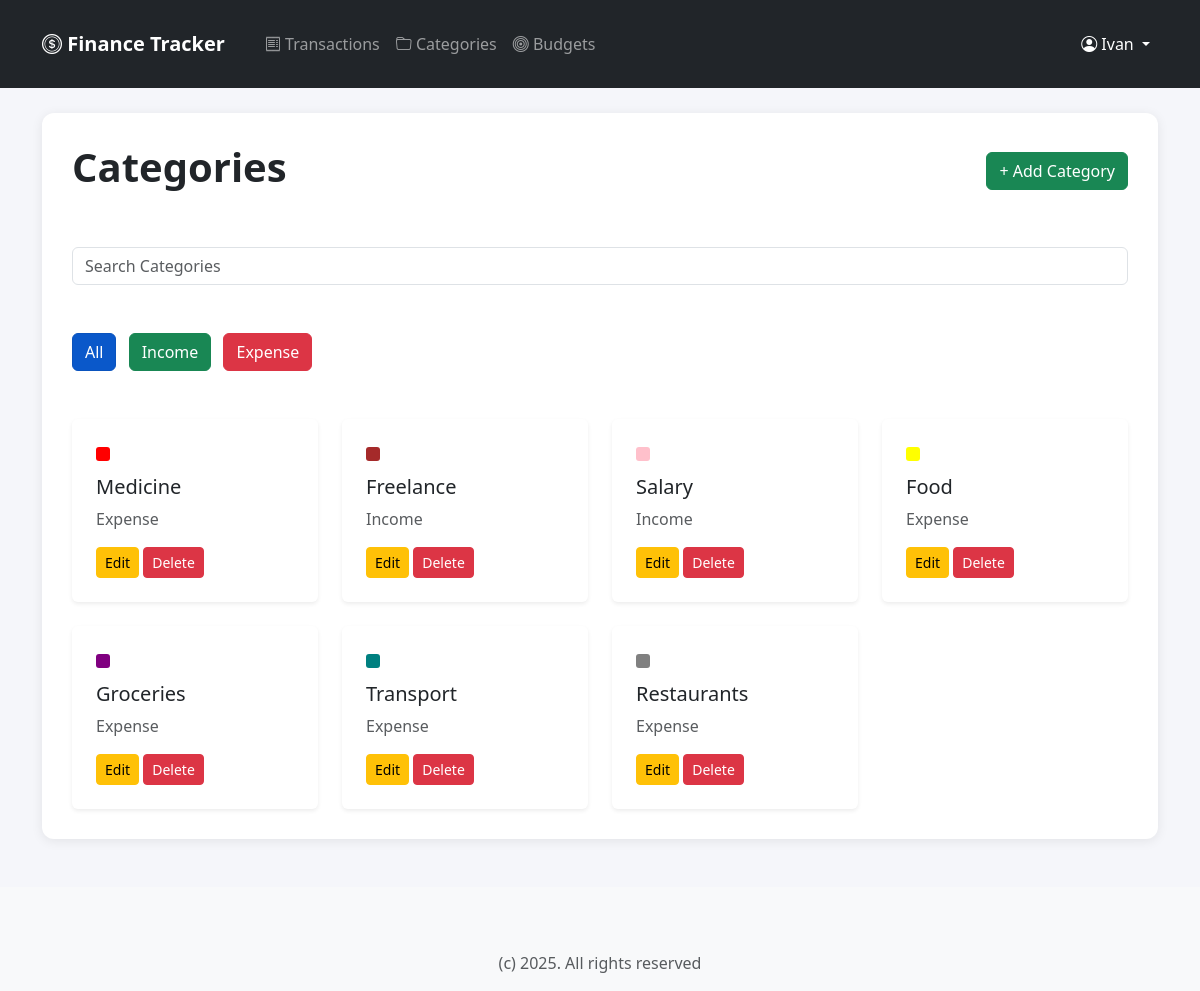
Page /categories/ (signed in) on the committed database.
### tracker/models.py (models this page shows, shortened)
class Category(models.Model):
    name = models.CharField(max_length=100)
    type = models.CharField(max_length=100, choices= TYPE_CHOICE)
    color = models.CharField(max_length=7, choices= TYPE_CHOICE2)
    user = models.ForeignKey(User, on_delete=models.CASCADE)

### tracker/views.py (the view)
# urls.py: path('categories/', CategoryListView.as_view(), name='category_list'),
class CategoryListView(LoginRequiredMixin, ListView):
    model = Category
    template_name = 'category_list.html'
    context_object_name = 'categories'
    paginate_by = 8
    def get_queryset(self):
        queryset = super().get_queryset().filter(user=self.request.user)
        category_filter = self.request.GET.get('filter')
        search_query = self.request.GET.get('search')
        if search_query:
            queryset = queryset.filter(
                Q(name__icontains=search_query) |
                Q(type__icontains=search_query)
            )
        if category_filter == 'Income':
            queryset = queryset.filter(type='Income')
        elif category_filter == 'Expense':
            queryset = queryset.filter(type='Expense')
        elif category_filter == 'all' or category_filter is None:
            queryset = queryset.all()
        return queryset

### templates/category_list.html (shortened to what this page needs)
{% extends "base.html" %}
{% load static %}
{% block content %}
<div class="row g-4">
    <div class="d-flex justify-content-between align-items-center mb-4">
        <h1 class='fw-bold'>Categories</h1>
        <a href="{% url 'category_create' %}" class="btn btn-success">
            + Add Category
        </a>
    </div>
    <div >
         <form method="get" class="mb-4">
            <input type="text" class="form-control" name="search" placeholder="Search Categories" value="{{ request.GET.search }}">
        </form>
    </div>
    <div class="mb-4">
        <a href="?filter=all" class="btn btn-primary me-2
            {% if request.GET.filter == 'all' or not request.GET.filter %}active{% endif %}">
            All
        </a>
        <a href="?filter=Income" class="btn btn-success me-2
            {% if request.GET.filter == 'Income' %}active{% endif %}">
            Income
        </a>
        <a href="?filter=Expense" class="btn btn-danger
            {% if request.GET.filter == 'Expense' %}active{% endif %}">
            Expense
        </a>
    </div>
    {% for category in categories %}
    <div class="col-md-3 md-4">
        <div class="card-body h-100 shadow-sm rounded p-4">
            <span style="width: 14px;height: 14px;border-radius: 3px;display: inline-block;background-color: {{ category.color }};"></span>
            <h5 class="mt-2">{{ category.name }}</h5>
            <p class="text-muted">{{ category.type }}</p>
            <a href="{% url 'category_update' category.pk %}" class="btn btn-sm btn-warning">Edit</a>
            <a href="{% url 'category_delete' category.pk %}" class="btn btn-sm btn-danger">Delete</a>
        </div>
    </div>
    {% empty %}
        <p>No categories yet.</p>
    {% endfor %}
</div>
{% endblock %}

### templates/base.html (shortened to what this page needs)
<!DOCTYPE html>
<html lang="en">
<head>
    <link href="https://cdn.jsdelivr.net/npm/bootstrap@5.3.8/dist/css/bootstrap.min.css" rel="stylesheet"
>
    <link rel="stylesheet" href="https://cdn.jsdelivr.net/npm/bootstrap-icons@1.11.1/font/bootstrap-icons.css">
</head>
<body>
<nav class="navbar navbar-expand-lg navbar-dark bg-dark py-4">
    <div class="container">
        <a class="navbar-brand fw-bold" href="/">
            <i class="bi bi-coin"></i> Finance Tracker
        </a>
        {% if user.is_authenticated %}
        <ul class="navbar-nav me-auto ms-3">
            <li class="nav-item">
                <a class="nav-link" href="/transactions/">
                    <i class="bi bi-receipt"></i> Transactions
                </a>
            </li>
            <li class="nav-item">
                <a class="nav-link" href="/categories/">
                    <i class="bi bi-folder"></i> Categories
                </a>
            </li>
            <li class="nav-item">
                <a class="nav-link" href="/budgets/">
                    <i class="bi bi-bullseye"></i> Budgets
                </a>
            </li>
        </ul>
        <ul class="navbar-nav ms-auto">
                <li class="nav-item dropdown">
                    <a class="nav-link dropdown-toggle text-white" href="#" role="button" data-bs-toggle="dropdown">
                        <i class="bi bi-person-circle"></i> {{ user.username }}
                    </a>
                </li>
        {% else %}
                <li class="nav-item">
                    <a class="nav-link text-white" href="{% url 'login' %}">
                        <i class="bi bi-box-arrow-in-right"></i> Login / Register
                    </a>
                </li>
            {% endif %}
        </ul>
    </div>
</nav>
    <main class="container mt-4">
    <div class="content-wrapper">
        {% block content %}
        {% endblock %}
    </div>
    </main>
<footer class="footer mt-5 py-3 bg-light">
    <div class="container text-center mt-5">
        <span class="text-muted">(c) {% now "Y" %}. All rights reserved </span>
    </div>
</footer>
</body>
</html>

### templates/base.html (style rules this page uses)
body { background-color: #f5f6fa; }
.content-wrapper { background: white; padding: 30px; border-radius: 12px; box-shadow: 0 2px 12px rgba(0,0,0,0.08); margin-top: 25px; margin-bottom: 40px; }
.footer { padding: 15px 0; }

### rows in the picture
Category: name "Medicine", type "Expense"
Category: name "Freelance", type "Income"
Category: name "Salary", type "Income"
Category: name "Food", type "Expense"
Category: name "Groceries", type "Expense"
Category: name "Transport", type "Expense"
Category: name "Restaurants", type "Expense"

### other values in the picture
{{ user.username }} "Ivan"
